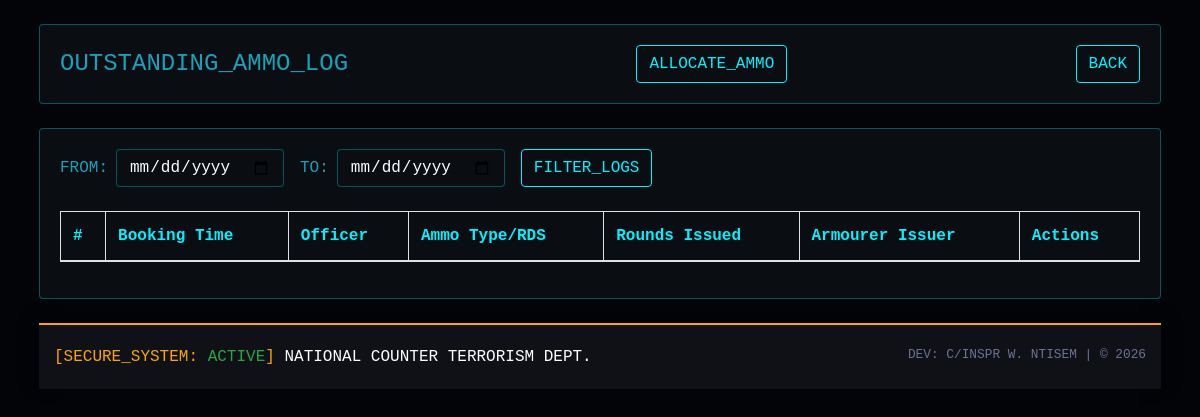
/not-returns-ammo.php (signed in), run on an earlier commit of the app's database.
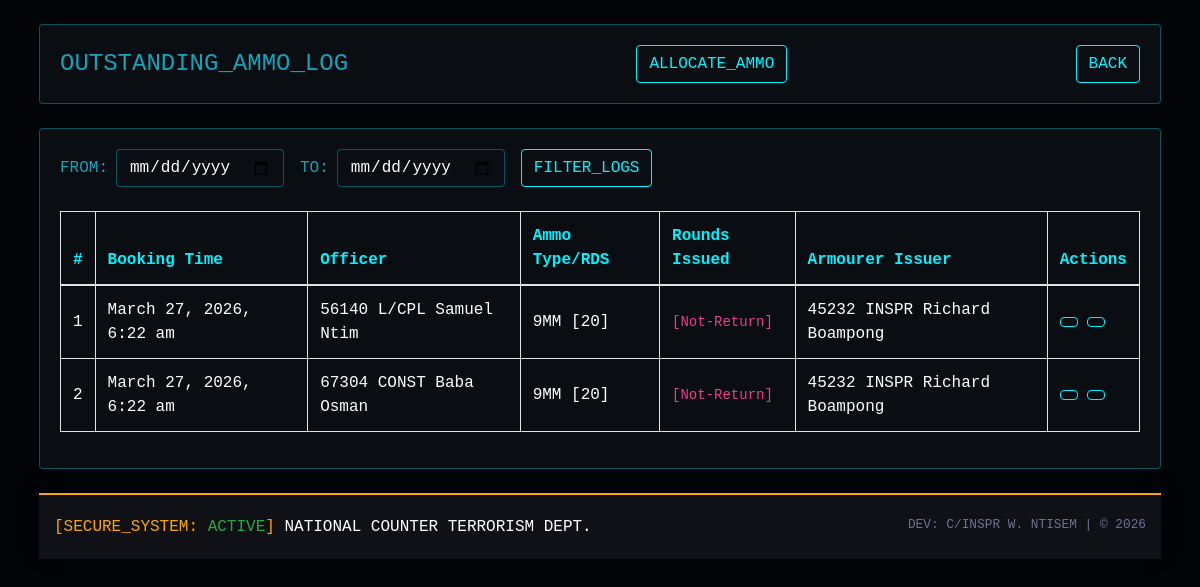
And on a later commit of the database.
### tables this page shows
CREATE TABLE `ammo_bookings` (
  `book_ammoID` int(200) NOT NULL,
  `bookingCode` varchar(200) NOT NULL,
  `ammoID` varchar(200) NOT NULL,
  `officerID` varchar(200) NOT NULL,
  `armourer_issuer` varchar(500) NOT NULL,
  `officer_image` varchar(500) NOT NULL,
  `to_officer` varchar(500) NOT NULL,
  `booking_time` varchar(200) NOT NULL,
  `ammo_name` varchar(500) NOT NULL,
  `ammo_rounds` int(200) NOT NULL,
  `ammo_returned` int(200) NOT NULL,
  `ammo_state` varchar(200) NOT NULL,
  `no_faulty_ammo` int(200) NOT NULL,
  `duty_type` varchar(200) NOT NULL,
  `duty_location` varchar(500) NOT NULL,
  `duty_duration` varchar(200) NOT NULL,
  `ammo_comment` varchar(1000) NOT NULL,
  `ammo_returns` varchar(200) NOT NULL,
  `returned_time` varchar(500) NOT NULL,
  `datetime` timestamp NOT NULL DEFAULT current_timestamp() ON UPDATE current_timestamp()
);

### not-returns-ammo.php (the view, shortened to what the changed rows need)
<?php
require_once('functions.php');
$query = "SELECT * FROM ammo_bookings WHERE TRIM(ammo_returns) = 'Not-Return'";
$params = [];
$query .= " ORDER BY book_ammoID DESC";
$stmt = $pdo->prepare($query);
$stmt->execute($params);
$bookings = $stmt->fetchAll();
?>
<!DOCTYPE html>
<html lang="en">
<head>
    <link rel="stylesheet" href="assets/vendors/mdi/css/materialdesignicons.min.css">
    <link rel="stylesheet" href="assets/vendors/css/vendor.bundle.base.css">
    <link rel="stylesheet" href="assets/css/style.css">
    <link rel="stylesheet" href="https://maxcdn.bootstrapcdn.com/bootstrap/4.5.2/css/bootstrap.min.css">
    <link rel="stylesheet" href="https://cdn.datatables.net/1.10.22/css/dataTables.bootstrap4.min.css">
</head>
<body>
    <div class="container-scroller">
        <div class="container-fluid page-body-wrapper">
            <div class="main-panel p-4 w-100">
                <div class="card mb-4">
                    <div class="card-body">
                        <div class="table-responsive">
                            <table id="mainTable" class="table table-bordered">
                                <thead>
                                    <tr>
                                        <th>#</th>
                                        <th>Booking Time</th>
                                        <th>Officer</th>
                                        <th>Ammo Type/RDS</th>
                                        <th>Rounds Issued</th>
                                        <th>Armourer Issuer</th>
                                        <th>Actions</th>
                                    </tr>
                                </thead>
                                <tbody>
                                    <?php if(!empty($bookings)): ?>
                                        <?php foreach ($bookings as $i => $b): ?>
                                            <tr>
                                                <td><?= $i + 1 ?></td>
                                                <td><?= htmlspecialchars($b['booking_time']) ?></td>
                                                <td><?= htmlspecialchars($b['to_officer']) ?></td>
                                                <td><?= htmlspecialchars($b['ammo_name']) ?> [<?= htmlspecialchars($b['ammo_rounds']) ?>]</td>
                                                <td><code>[<?= htmlspecialchars($b['ammo_returns']) ?>]</code></td>
                                                <td><?= htmlspecialchars($b['armourer_issuer']) ?></td>
                                                <td>
                                                    <a href="officer-details.php?officerID=<?= htmlspecialchars($b['officerID']) ?>" class="btn btn-tactical btn-sm" title="Officer Tracking">
                                                    </a>
                                                    <button class="btn btn-tactical btn-sm" onclick="openAmmoReturnModal(<?= $b['book_ammoID'] ?>, '<?= htmlspecialchars(addslashes($b['to_officer'])) ?>')" title="Return Allocation">
                                                    </button>
                                                </td>
                                            </tr>
                                        <?php endforeach; ?>
                                    <?php endif; ?>
                                </tbody>
                            </table>
                        </div>
                    </div>
                </div>
            </div>
        </div>
    </div>
</body>
</html>

What changed in the data, as far as the page shows it:
added ammo_bookings: booking_time "March 27, 2026, 6:22 am", to_officer "56140 L/CPL Samuel Ntim", ammo_name "9MM", ammo_rounds "20", ammo_returns "Not-Return", armourer_issuer "45232 INSPR Richard Boampong"
added ammo_bookings: booking_time "March 27, 2026, 6:22 am", to_officer "67304 CONST Baba Osman", ammo_name "9MM", ammo_rounds "20", ammo_returns "Not-Return", armourer_issuer "45232 INSPR Richard Boampong"
